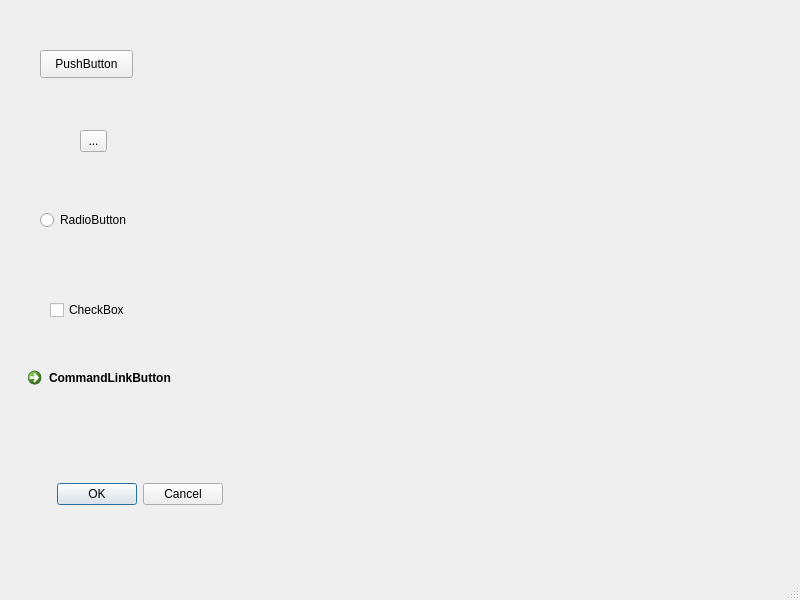
<?xml version="1.0" encoding="UTF-8"?>
<ui version="4.0">
 <class>MainWindow</class>
 <widget class="QMainWindow" name="MainWindow">
  <property name="geometry">
   <rect>
    <x>0</x>
    <y>0</y>
    <width>800</width>
    <height>600</height>
   </rect>
  </property>
  <property name="windowTitle">
   <string>MainWindow</string>
  </property>
  <widget class="QWidget" name="centralwidget">
   <widget class="QPushButton" name="pushButton">
    <property name="geometry">
     <rect>
      <x>40</x>
      <y>50</y>
      <width>93</width>
      <height>28</height>
     </rect>
    </property>
    <property name="text">
     <string>PushButton</string>
    </property>
   </widget>
   <widget class="QToolButton" name="toolButton">
    <property name="geometry">
     <rect>
      <x>80</x>
      <y>130</y>
      <width>27</width>
      <height>22</height>
     </rect>
    </property>
    <property name="text">
     <string>...</string>
    </property>
   </widget>
   <widget class="QRadioButton" name="radioButton">
    <property name="geometry">
     <rect>
      <x>40</x>
      <y>210</y>
      <width>95</width>
      <height>20</height>
     </rect>
    </property>
    <property name="text">
     <string>RadioButton</string>
    </property>
   </widget>
   <widget class="QCheckBox" name="checkBox">
    <property name="geometry">
     <rect>
      <x>50</x>
      <y>300</y>
      <width>81</width>
      <height>20</height>
     </rect>
    </property>
    <property name="text">
     <string>CheckBox</string>
    </property>
   </widget>
   <widget class="QCommandLinkButton" name="commandLinkButton">
    <property name="geometry">
     <rect>
      <x>20</x>
      <y>360</y>
      <width>222</width>
      <height>48</height>
     </rect>
    </property>
    <property name="text">
     <string>CommandLinkButton</string>
    </property>
   </widget>
   <widget class="QDialogButtonBox" name="buttonBox">
    <property name="geometry">
     <rect>
      <x>30</x>
      <y>480</y>
      <width>193</width>
      <height>28</height>
     </rect>
    </property>
    <property name="standardButtons">
     <set>QDialogButtonBox::Cancel|QDialogButtonBox::Ok</set>
    </property>
   </widget>
  </widget>
  <widget class="QMenuBar" name="menubar">
   <property name="geometry">
    <rect>
     <x>0</x>
     <y>0</y>
     <width>800</width>
     <height>26</height>
    </rect>
   </property>
  </widget>
  <widget class="QStatusBar" name="statusbar"/>
 </widget>
 <resources/>
 <connections/>
</ui>
